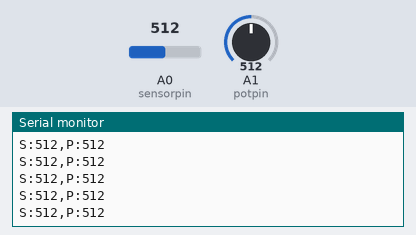
Recording of a sketch running on a simulated Arduino Uno, built with avr-gcc and run on an emulated ATmega328P. Parts: the last lines printed to the serial monitor. The test bench sets the inputs (shaded band); at power-on: A0 (sensorpin) = 512, A1 (potpin) = 512.

Above: at 1.2 s.
1.3 s: A0 (sensorpin) set to 716
At 1.31 s:
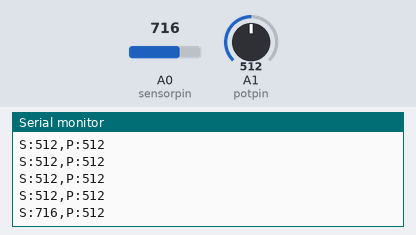
2.8 s: A1 (potpin) set to 716
At 2.82 s:
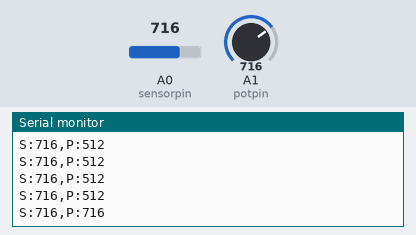
4.3 s: A0 (sensorpin) set to 900
At 4.33 s:
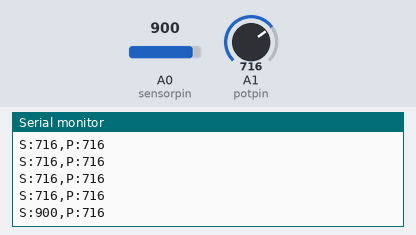
5.8 s: A1 (potpin) set to 900
At 5.84 s:
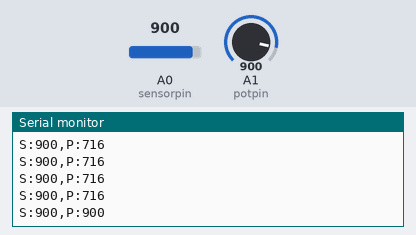
Timing chart, 0 to 8.3 s (numbered marks = the images above; inputs shaded):
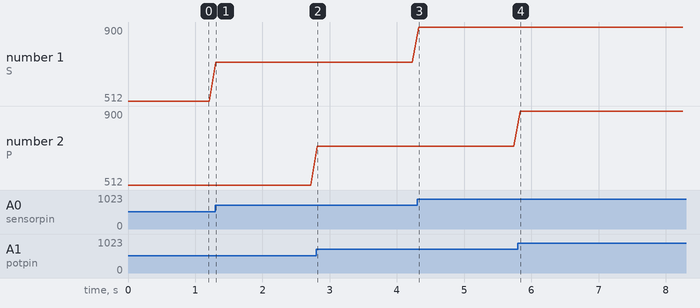

Measured:
- after the input at 1.3 s, the serial monitor: prints a new line at once (image 1)
- after the input at 2.8 s, the serial monitor: prints a new line at once (image 2)
- after the input at 4.3 s, the serial monitor: prints a new line at once (image 3)
- after the input at 5.8 s, the serial monitor: prints a new line at once (image 4)
- plotted number 1: 512 → 716 after the input at 1.3 s, 716 → 900 after the input at 4.3 s

The sketch:

arduino0.1.ino
```cpp
int sensorpin = A0;
int potpin = A1;
int sensorvalue = 0;
int potvalue = 0;

void setup() {
  Serial.begin(9600);


}

void loop() {

  sensorvalue = analogRead(sensorpin);
  potvalue = analogRead(potpin);

  Serial.print("S:");  // 标记 sensorvalue
  Serial.print(sensorvalue);
  Serial.print(",P:"); // 标记 potvalue
  Serial.println(potvalue);


  delay(100);


}
```
